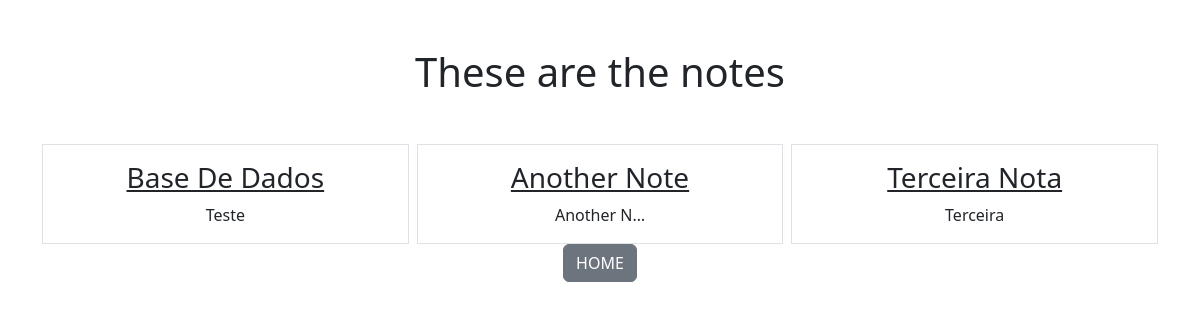
Before: /smart/notes with the older database file.
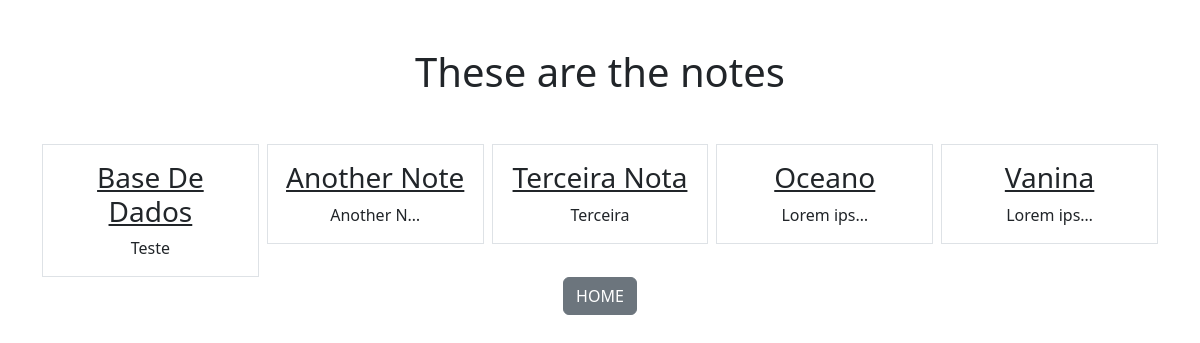
After: the same page with the newer database file.
### notes/models.py (models this page shows)
class Note(models.Model):
    title = models.CharField(max_length=200)
    text = models.TextField()
    created = models.DateTimeField(auto_now_add=True)

### notes/views.py (the view)
# urls.py: path('notes', views.NotesListView.as_view(), name="notes.list"),
class NotesListView(ListView):
    model = Note
    context_object_name =  "notes"
    template_name = 'notes/notes_list.html'

### notes/templates/notes/notes_list.html (shortened to what this page needs)
{% extends 'base.html' %}
{% load static %}
  {% block content%}
      <h1 class="my-5" > These are the notes</h1>
        <div class="row row-cols3 g-2" >
          {% for note in notes %}
              <div class="col">
                <div class="p-3 border">
                  <a href = "{% url 'notes.detail' pk=note.id %}" class="text-dark text-decoration-non"> <h3> {{note.title}} </h3>
                  </a>
                  {{note.text|truncatechars:10}}
                </div>
              </div>
              {% endfor %}
        </div>
        <div class="text-left">
          <a href="{% url 'home' %}" class="btn btn-secondary"> HOME </a>
        </div>
    {% endblock %}

Changed rows visible on the page:
added Note: title "Oceano", text "Lorem ips…"
added Note: title "Vanina", text "Lorem ips…"
